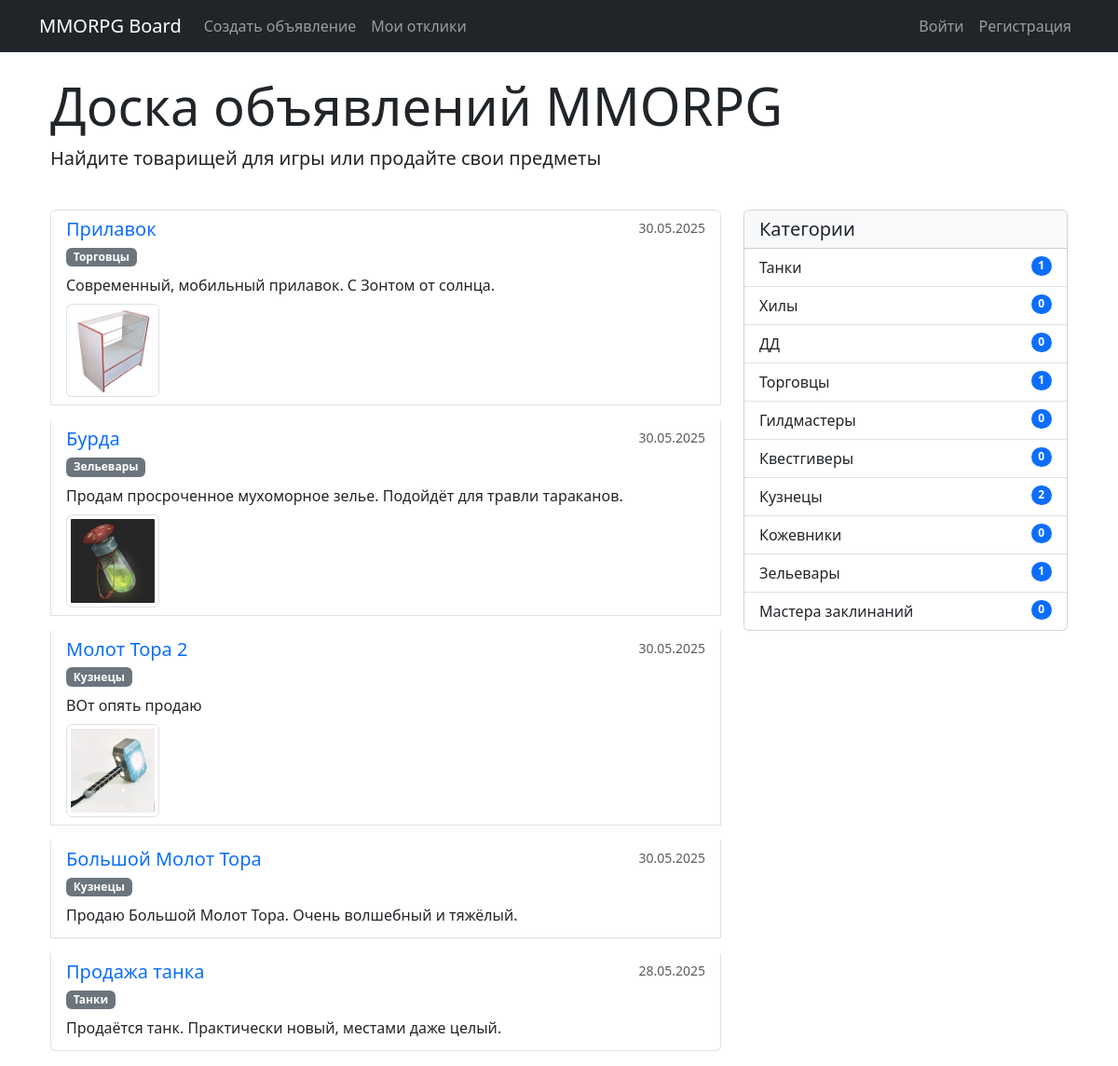
Before: / with the older database file.
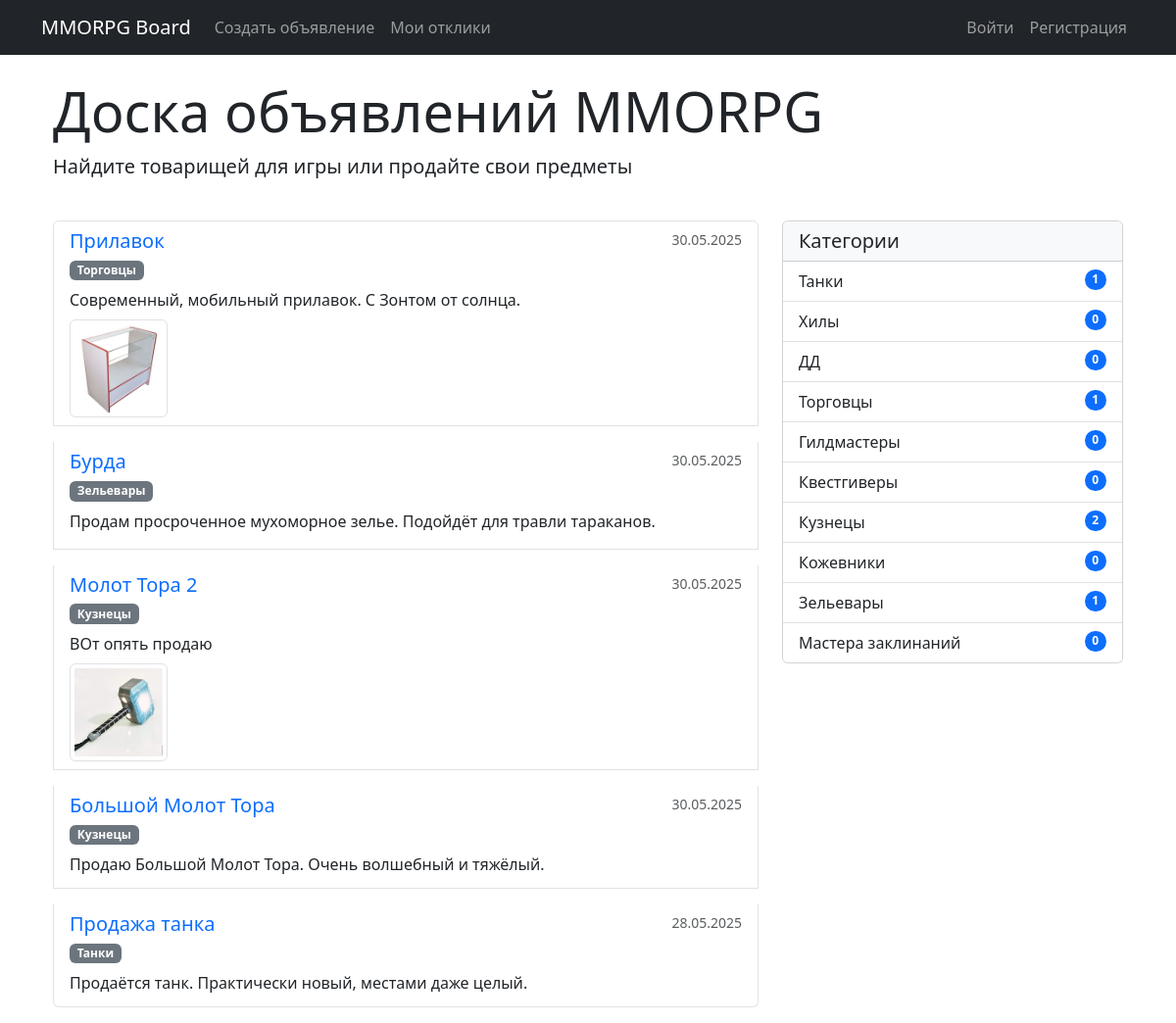
After: the same page with the newer database file.
### ads/models.py (models this page shows, shortened)
class Advertisement(models.Model):
    title = models.CharField(max_length=255, validators=[MinLengthValidator(5)])
    content = CKEditor5Field('Text', config_name='default')
    image = models.ImageField(upload_to='ads_images/', blank=True, null=True, verbose_name="Изображение")
    video = models.FileField(upload_to='ads_videos/', blank=True, null=True, verbose_name="Видео")
    author = models.ForeignKey(User, on_delete=models.CASCADE)
    category = models.ForeignKey(Category, on_delete=models.PROTECT)
    created_at = models.DateTimeField(auto_now_add=True)
    updated_at = models.DateTimeField(auto_now=True)

class Category(models.Model):
    CATEGORY_CHOICES = [
        ('Tanks', 'Танки'),
        ('Heals', 'Хилы'),
        ('DD', 'ДД'),
        ('Merchants', 'Торговцы'),
        ('Guildmasters', 'Гилдмастеры'),
        ('Questgivers', 'Квестгиверы'),
        ('Blacksmiths', 'Кузнецы'),
        ('Tanners', 'Кожевники'),
        ('Potionmakers', 'Зельевары'),
        ('Spellmasters', 'Мастера заклинаний'),
    ]
    name = models.CharField(max_length=20, choices=CATEGORY_CHOICES, unique=True)

### ads/views.py (the view)
# urls.py: path('', home, name='home'),
def home(request):
    categories = Category.objects.all()
    advertisements = Advertisement.objects.all().order_by('-created_at')
    return render(request, 'ads/home.html', {
        'categories': categories,
        'advertisements': advertisements,
    })

### templates/ads/home.html (shortened to what this page needs)
{% extends 'base.html' %}
{% block content %}
<div class="container">
    <div class="row mb-4">
        <div class="col">
            <h1 class="display-4">Доска объявлений MMORPG</h1>
            <p class="lead">Найдите товарищей для игры или продайте свои предметы</p>
        </div>
        <div class="col-auto">
        </div>
    </div>
    <div class="row">
        <div class="col-lg-8">
            {% if advertisements %}
            <div class="list-group">
                {% for ad in advertisements %}
                <div class="list-group-item mb-3">
                    <div class="d-flex w-100 justify-content-between">
                        <h5 class="mb-1">
                            <a href="{% url 'advertisement_detail' ad.pk %}"
                               class="text-decoration-none">
                                {{ ad.title }}
                            </a>
                        </h5>
                        <small class="text-muted">{{ ad.created_at|date:"d.m.Y" }}</small>
                    </div>
                    <div class="mb-2">
                        <span class="badge bg-secondary">
                            {{ ad.category.get_name_display }}
                        </span>
                    </div>
                    <p class="mb-1">{{ ad.content|striptags|truncatechars:150 }}</p>
                    {% if ad.image and ad.image.url %}
                    <div class="mt-2">
                        <img src="{{ ad.image.url }}"
                             alt="{{ ad.title }}"
                             class="img-thumbnail"
                             style="max-height: 100px;"
                             onerror="this.style.display='none'">
                    </div>
                    {% endif %}
                </div>
                {% endfor %}
            </div>
            {% else %}
            <div class="alert alert-info">
                Пока нет объявлений. Будьте первым!
            </div>
            {% endif %}
        </div>
        <div class="col-lg-4">
            <div class="card mb-4">
                <div class="card-header bg-light">
                    <h5 class="mb-0">Категории</h5>
                </div>
                <div class="list-group list-group-flush">
                    {% for category in categories %}
                    <a href="#" class="list-group-item list-group-item-action">
                        {{ category.get_name_display }}
                        <span class="badge bg-primary rounded-pill float-end">
                            {{ category.advertisement_set.count }}
                        </span>
                    </a>
                    {% endfor %}
                </div>
            </div>
        </div>
    </div>
</div>
{% endblock %}

Changed rows visible on the page:
changed Advertisement "Бурда": image: picture removed
